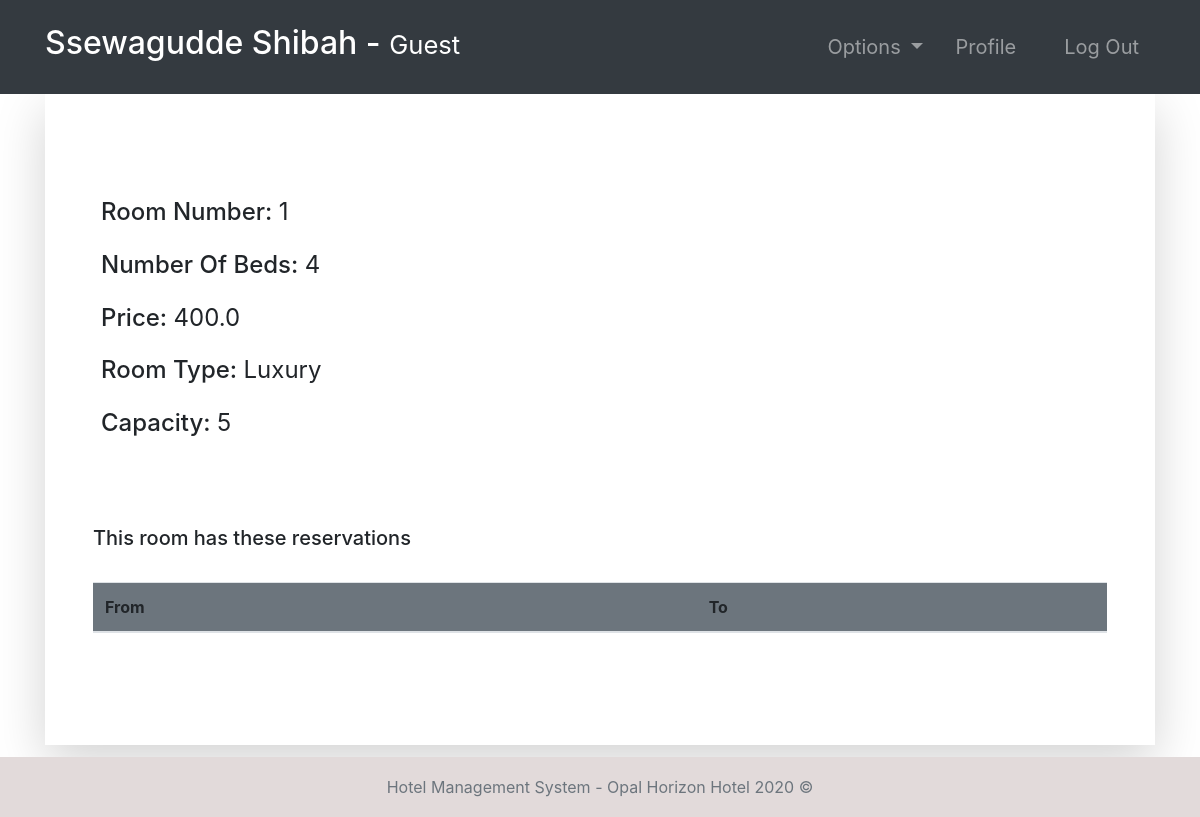
/room-profile/1/ (signed in), run on an earlier commit of the app's database.
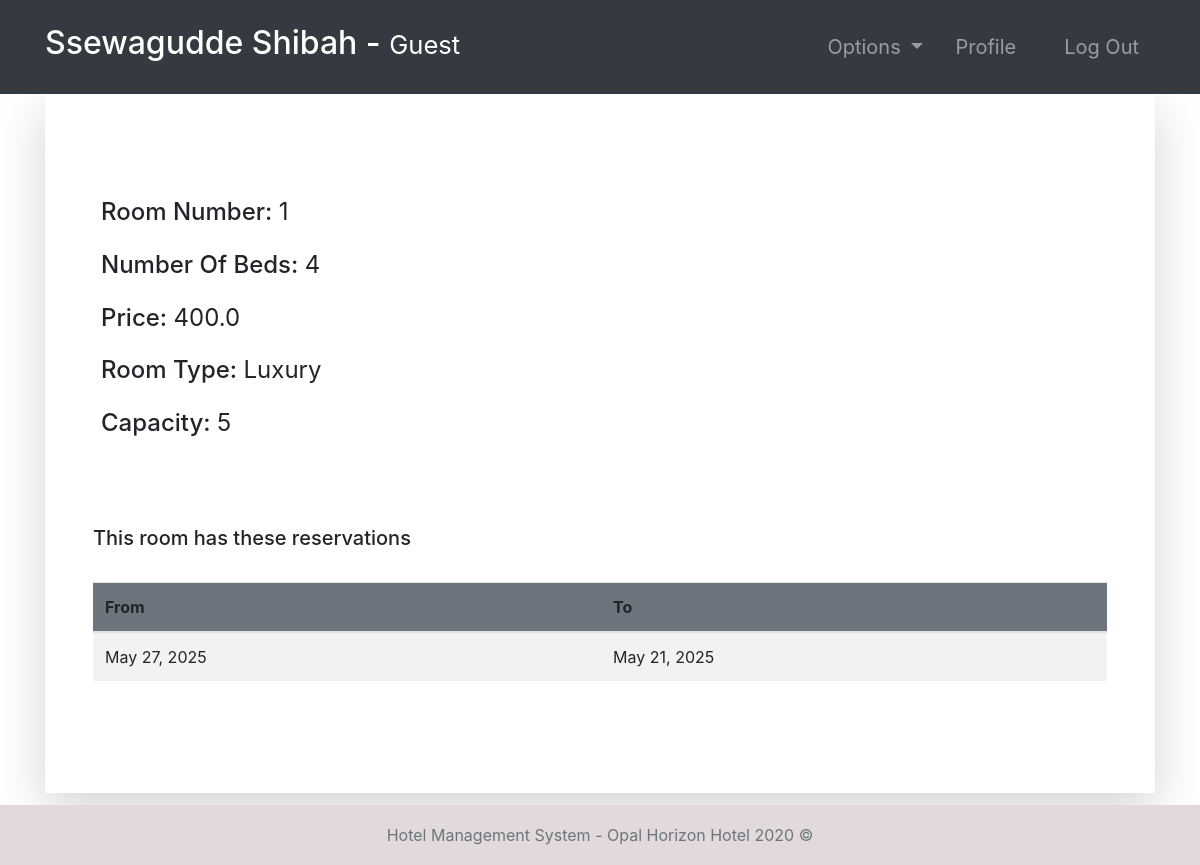
And on a later commit of the database.
### room/models.py (models this page shows, shortened)
class Booking(models.Model):
    roomNumber = models.ForeignKey(Room, on_delete=models.CASCADE)
    guest = models.ForeignKey('accounts.Guest', null=True, on_delete=models.CASCADE)
    dateOfReservation = models.DateField(default=timezone.now)
    startDate = models.DateField()
    endDate = models.DateField()

### room/views.py (the view, shortened to what this page needs)
# urls.py: path('room-profile/<str:id>/', room_profile, name="room-profile"),
@login_required(login_url='login')
def room_profile(request, id):
    role = str(request.user.groups.all()[0])
    path = role + "/"
    tempRoom = Room.objects.get(number=id)
    bookings = Booking.objects.filter(roomNumber=tempRoom)
    guests = Guest.objects.all()
    bookings2 = Booking.objects.all()
    context = {
        "role": role,
        "bookings": bookings,
        "room": tempRoom,
        "guests": guests,
        "bookings2": bookings2
    }
    return render(request, path + "room-profile.html", context)

### accounts/models.py (called while the page is built)
    def currentRoom(self):
        Booking = apps.get_model('room', 'Booking')
        booking = Booking.objects.filter(guest=self).last()
        return booking.roomNumber

### room/models.py (called while the page is built)
    def __str__(self):
        return str(self.number)

### templates/guest/room-profile.html
{% extends '../index.html' %}
{% block context %}
{% include '../common_pages/room-profile.html' %}
{% endblock %}

### templates/common_pages/room-profile.html (shortened to what this page needs)
<div class="container">
    <div class="shadow-lg p-5">
        <div class="row mt-5">
            <div class="col-6">
                <div class="p-2 h4">
                    <span>Room Number:</span>
                    <span class="font-weight-normal">{{room.number}}</span>
                </div>
                <div class="p-2 h4">
                    <span>Number Of Beds:</span>
                    <span class="font-weight-normal">{{room.numberOfBeds}}</span>
                </div>
                <div class="p-2 h4">
                    <span>Price:</span>
                    <span class="font-weight-normal">{{room.price}}</span>
                </div>
                <div class="p-2 h4">
                    <span>Room Type:</span>
                    <span class="font-weight-normal">{{ room.roomType }}</span>
                </div>
                <div class="p-2 h4">
                    <span>Capacity: </span>
                    <span class="font-weight-normal">{{room.capacity}}</span>
                </div>
            </div>
            <div class="col-6">
                <br>
            </div>
        </div>
        <br>
        <div class="table-responsive table-striped my-5">
            <div class="table-header row">
                <div class="col-sm-12 col-md-12 col-lg-4 mb-4">
                    <h5>This room has these reservations</h5>
                </div>
            </div>
            <table class="table table-hover table-striped">
                <thead class="bg-secondary rounded">
                    <tr>
                        <th>From </th>
                        <th>To</th>
                    </tr>
                </thead>
                <tbody>
                    {% for bo in bookings %}
                    <tr>
                        <td>{{bo.startDate}}</td>
                        <td>{{bo.endDate}}</td>
                    </tr>
                    {% endfor %}
                </tbody>
            </table>
        </div>
    </div>
</div>

What changed in the data, as far as the page shows it:
added Booking: startDate "May 27, 2025", endDate "May 21, 2025"
